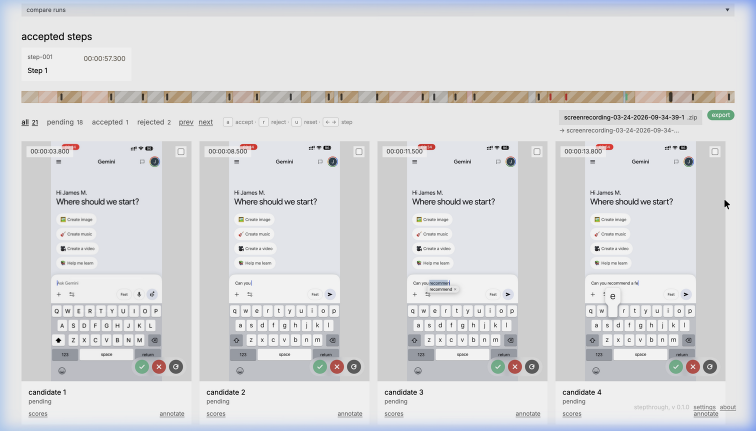
#> input picture assets/review-board.png, 1512 x 862 px (shown at 1/2 size)
$ python -i screens.py   (imports and definitions only)
#> lines starting #> are read from the running program, lines starting #| are printed output that depends on the picture
#> further down, picture is the input picture: shape (862, 1512, 3); mean B, G, R 220.2, 217.8, 217
"""What led to each step, and which steps show the same screen.

The steps are found first (``stable_detection.py``) and stay as they are: this only looks at their screenshots, to say
what happened between them and which of them show one screen of the app. It compares two screenshots in three ways:

- **Moved** (``moves``): an area whose content is the same a little higher or lower. Strips of the one screenshot are
  looked for in the other, column by column, so a pane that scrolls beside one that does not is found as well.
- **Over it** (``overlay``): an area with new edges all round it, with new content in it that hides what was there,
  while the rest of the screen is as it was, or dimmed evenly: a menu, a dialog, a sheet. The same question the other
  way round says whether one went away.
- **Alike** (``Likeness``): how many of the details (ORB features) of one screenshot are found on the other, in the same
  place or all moved by as much. Details that many different screens of the recording have, such as a window frame, a
  side panel or a tab bar, count for less (as common words do in a search).

Everything here is plain measurement: no model is trained and nothing is random, so the same recording gives the same
answer.
"""

from __future__ import annotations

from dataclasses import dataclass, field

import cv2
import numpy as np

VIEW_LONG_EDGE = 960
CHANGED = 12  # grey levels, after a 3x3 box blur
CELL = 12  # px; changes are measured in squares of this size

# moves
STRIP = 36
STRIP_STEP = 18
BAND = 150  # px; a changed area is looked at in columns about this wide
STRIP_TEXTURE = 8.0
STRIP_MATCH = 0.80
MOVE_SMALLEST = 4
MOVE_AGREE = 0.7  # of the strips that should still be on the screen, this many moved by as much
MOVE_STRIPS = 3

# overlays
EDGE_NEW = 5  # grey levels from one pixel to the next
EDGE_MORE = 4  # ... and this much more than before
EDGE_RUN = 36  # px; a side is at least about this long
EDGE_LINES = 14  # sides looked at in each direction
EDGE_COVER = 0.55  # of a side
OVERLAY_HEIGHT = 0.075  # of the screen: lower ones are notes that come and go by themselves
OVERLAY_WIDTH = 0.08
OVERLAY_LARGEST = 0.92
OVERLAY_FREE = 0.22  # the largest that does not dim the screen (a pane with another page in it is larger)
OVERLAY_OVER_NOTHING = 0.12  # the largest that dims nothing and hides nothing
BLOCK = 24
BLOCK_TEXTURE = 4.0
BLOCK_SAME = 0.75  # correlation of a block with what was there, whatever the brightness
INSIDE_SAME = 0.15  # at most this share of the blocks under it is as it was ...
OUTSIDE_SAME = 0.85  # ... and at least this share of the others
OUTSIDE_DIMMED = 0.5  # ... or this, when the screen is clearly dimmed: nothing else looks like that
OVERLAY_DOMINANT = 0.6  # of the blocks that show something else, at least this share is under it
DOMINANT_DIMMED = 0.4
COLUMN_SAME = 0.7  # of the blocks above and below it, this share is as it was: a pane with another page in it is not
COLUMN_FEW = 20  # blocks
OVERLAY_DENSE = 0.35  # of the blocks under it, this share shows something, before or now
OVERLAY_EVEN = 0.45  # of it, this share is about as bright as its background (a picture has none)
DIM = 0.8  # clearly dimmed
DIMMER = 0.93  # the rest of the screen is dimmed when this dark or darker, and not dimmed but lit when ...
BRIGHTER = 1.08
KEYBOARD = (0.26, 0.46)  # height of a phone's keyboard, as a share of the screen
BACK = 0.5  # with this share of it as it was, an area is what it was before ...
COVERED = 0.2  # ... when at most this much of it was to be seen meanwhile
GONE = 0.3  # with less than this share of it left, what lay over the screen is gone (or shows something else)
OVER_STEPS = 14  # steps in which something that was opened is looked for to be gone again

# likeness
DETAILS = 1200
DETAIL_DISTANCE = 40
DETAIL_PLACE = 3.0  # px
DETAILS_FEW = 12
LIKE_CERTAIN = 0.75  # before it is known what is common
LIKE_SAME = 0.28  # the same screen
LIKE_OTHER = 0.10  # another screen
LIKE_BACK = 0.45  # back on another screen than the one before, though the content may look as if it had moved
LIKE_BACK_MORE = 0.15  # ... and this much more alike than the step before
TRAVEL_LEFT = 0.3  # of the height of what changed: so much should still be there after a scroll
NOTHING_LEFT = 0.03
LOOKBACK = 60

_CLOSE = np.ones((5, 3), np.uint8)
_orb = cv2.ORB_create(nfeatures=DETAILS, fastThreshold=8)
_matcher = cv2.BFMatcher(cv2.NORM_HAMMING)


@dataclass
class View:
    """A screenshot as it is compared."""

    grey: np.ndarray
    keep: np.ndarray | None  # uint8, 1 = look at it, 0 = ignored (the status bar, what keeps moving)
    points: np.ndarray = field(default_factory=lambda: np.zeros((0, 2), np.float32))
    details: np.ndarray | None = None

    @property
    def size(self) -> tuple[int, int]:
        return self.grey.shape[1], self.grey.shape[0]


@dataclass
class Move:
    x: int
    y: int
    width: int
    height: int
    dy: int
    agree: float


@dataclass
class Relation:
    """What one screenshot is to the one before it."""

    changed: float = 0.0  # share of the screen that differs
    height: float = 0.0  # of the part of it that differs, as a share of the screen's
    moves: list[Move] = field(default_factory=list)
    moved: float = 0.0  # share of what differs that is in areas that moved
    opened: tuple[int, int, int, int] | None = None
    closed: tuple[int, int, int, int] | None = None


def view(image: np.ndarray, keep: np.ndarray | None = None) -> View:
    grey = cv2.cvtColor(image, cv2.COLOR_BGR2GRAY) if image.ndim == 3 else image
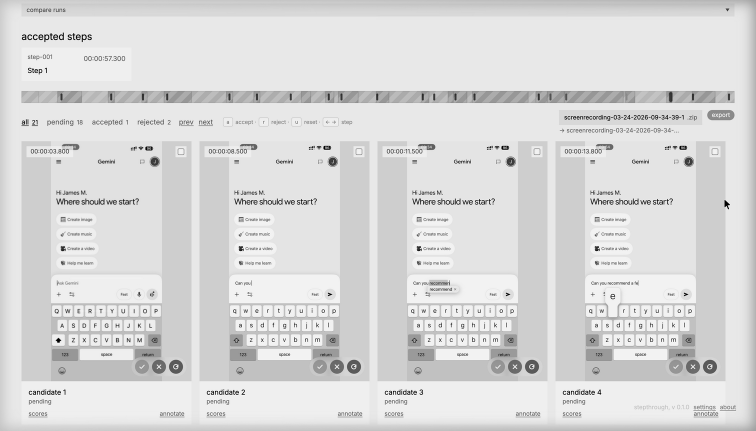
#> grey: shape (862, 1512) (shown at 1/2 size); min 0, max 255, mean 217.8
    scale = min(1.0, VIEW_LONG_EDGE / max(grey.shape))
#> scale = 0.635
    size = (max(16, round(grey.shape[1] * scale)), max(16, round(grey.shape[0] * scale)))
#> size = (960, 547)
    if (grey.shape[1], grey.shape[0]) != size:
        grey = cv2.resize(grey, size, interpolation=cv2.INTER_AREA)
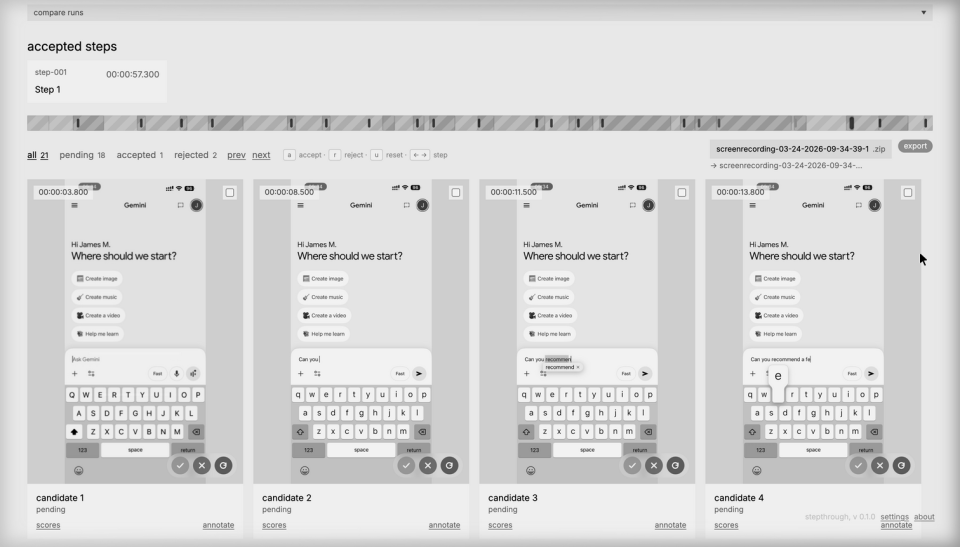
#> grey: shape (547, 960); min 0, max 251, mean 217.8
    if keep is not None and keep.shape != grey.shape:
        keep = cv2.resize(keep, size, interpolation=cv2.INTER_NEAREST)
    points, details = _orb.detectAndCompute(grey, None if keep is None else keep * 255)
#> points = 1200 keypoints; strongest (x, y, size): (74, 433, 31), (59, 47, 31), (74, 431, 37.2), (72, 431, 31)
    places = np.array([point.pt for point in points], np.float32).reshape(-1, 2)
#> places = 1200 pairs, first value 31 to 925, second value 42 to 500.4
    return View(grey, keep, places, details)


# [98 lines left out: functions _keep, changed_mask, _cells, _columns, _move_in, moves, not called in this run]


# ── over it ─────────────────────────────────────────────────────────────────────────────────────────


@dataclass
class Overlay:
    """The area of something that lies over the screen: x, y, width, height."""

    box: tuple[int, int, int, int]
    hides: bool  # what was there before; if not, it may be a picture that came in
    dims: bool  # the rest of the screen
    sides: int  # with an edge (the others are sides of the screen)
    keyboard: bool = False


# [133 lines left out: functions _block_likeness, _new_lines, _sides, overlay, not called in this run]


# ── alike ───────────────────────────────────────────────────────────────────────────────────────────


class Likeness:
    """How much alike the screenshots of a recording are, by their details."""

    # [59 lines left out: functions __init__, _match, of, plain, weigh, not called in this run]


# ── the recording ───────────────────────────────────────────────────────────────────────────────────


@dataclass
class Screen:
    """What is found out about a step."""

    label: str
    same_as: int | None = None  # an earlier step that shows the same screen
    reason: str = ""  # revisit, overlay_closed, scroll, same_page, typing, update; new when it is another screen
    likeness: float | None = None
    relation: Relation = field(default_factory=Relation)


# [183 lines left out: functions relate, describe, _most_alike, not called in this run]


def _shown_again(views: list[View], opened: int, box: tuple[int, int, int, int]) -> bool:
    """Does the area show again, within a few steps, what it showed before something was opened over it?"""
    return any(_same_in(views[opened - 1], views[opened], views[later], box) for later in range(opened + 1, min(len(views), opened + 1 + OVER_STEPS)))


# [6 lines left out: function _seen_before, not called in this run]


def _same_in(plain: View, covered: View, other: View, box: tuple[int, int, int, int]) -> bool:
    """Does an area of ``other`` show what it shows in ``plain``, and something else than in ``covered``?"""
    return _same_under(plain, other, box) >= BACK and _same_under(plain, covered, box) <= COVERED


# [15 lines left out: functions _same_under, _overlap, not called in this run]

>>> import cv2
>>> picture = cv2.imread('../../../assets/review-board.png')
>>> result = view(picture)
